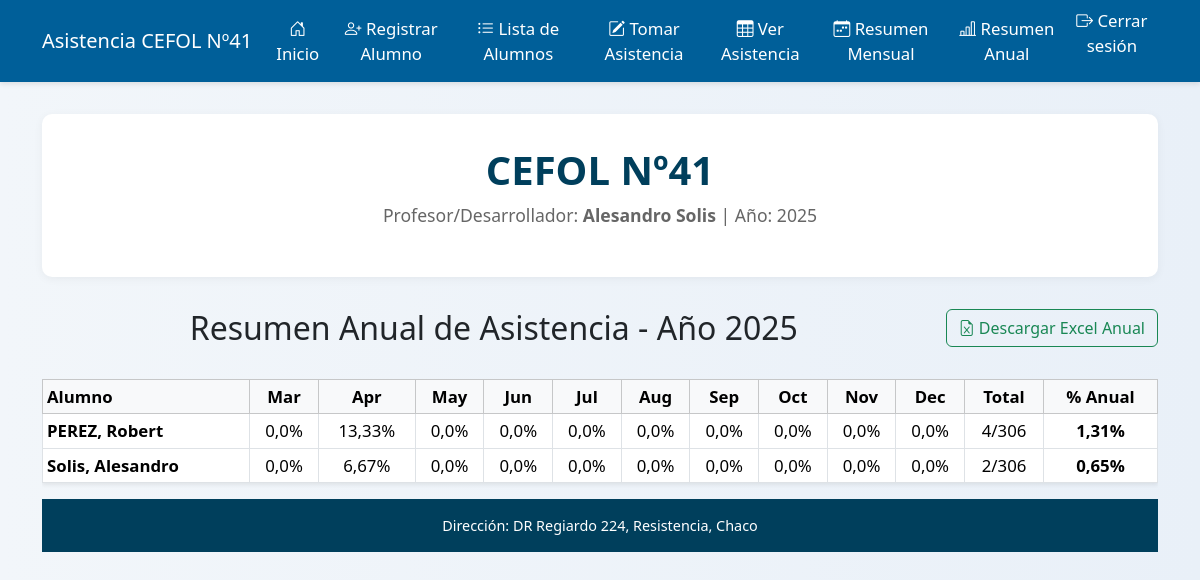
/asistencia/resumen/2025/ (signed in), run on an earlier commit of the app's database.
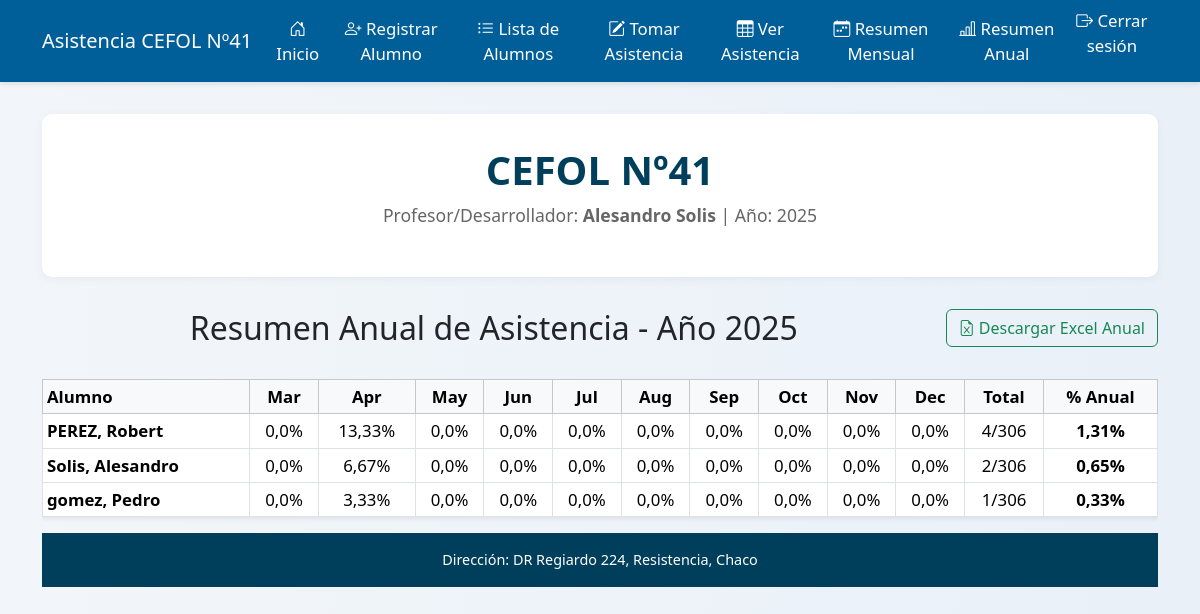
And on a later commit of the database.
### control/models.py (models this page shows)
class Alumno(models.Model):
    usuario = models.ForeignKey(User, on_delete=models.CASCADE)  # 🔐 Nuevo campo
    nombre = models.CharField(max_length=100)
    apellido = models.CharField(max_length=100)
    def __str__(self):
        return f"{self.apellido}, {self.nombre}"

### control/views.py (the view)
# urls.py: path('asistencia/resumen/<int:anio>/', views.resumen_anual, name='resumen_anual'),
@login_required
def resumen_anual(request, anio=None):
    if not anio:
        anio = date.today().year
    alumnos = Alumno.objects.filter(usuario=request.user)
    meses = range(3, 13)
    resumen = []
    for alumno in alumnos:
        total_presente = 0
        total_dias = 0
        detalle = []
        for mes in meses:
            dias_mes = calendar.monthrange(anio, mes)[1]
            fechas_mes = [date(anio, mes, d) for d in range(1, dias_mes + 1)]
            asistencias = Asistencia.objects.filter(alumno=alumno, fecha__month=mes, fecha__year=anio)
            presente_mes = sum(1 for a in asistencias if a.presente)
            total_presente += presente_mes
            total_dias += len(fechas_mes)
            porcentaje_mes = round((presente_mes / len(fechas_mes)) * 100, 2)
            detalle.append({
                'mes': calendar.month_abbr[mes],
                'presentes': presente_mes,
                'total': len(fechas_mes),
                'porcentaje': porcentaje_mes
            })
        porcentaje_anual = round((total_presente / total_dias) * 100, 2) if total_dias else 0
        resumen.append({
            'alumno': alumno,
            'detalle': detalle,
            'total_presente': total_presente,
            'total_dias': total_dias,
            'porcentaje_anual': porcentaje_anual
        })
    return render(request, 'control/resumen_anual.html', {
        'resumen': resumen,
        'anio': anio,
    })

### control/templates/control/resumen_anual.html
{% extends 'control/base.html' %}
{% block content %}
<div class="d-flex flex-wrap justify-content-between align-items-center mb-4">
    <h2 class="text-center flex-fill">Resumen Anual de Asistencia - Año {{ anio }}</h2>
    <div class="d-flex justify-content-end mb-2">
        <a href="{% url 'descargar_asistencia_anual' anio %}" class="btn btn-outline-success">
            <i class="bi bi-file-earmark-excel"></i> Descargar Excel Anual
        </a>
    </div>
</div>
<div class="table-responsive">
    <table class="table table-bordered table-sm text-center shadow-sm">
        <thead class="table-light">
            <tr>
                <th class="text-start">Alumno</th>
                {% for m in resumen.0.detalle %}
                    <th>{{ m.mes }}</th>
                {% endfor %}
                <th>Total</th>
                <th>% Anual</th>
            </tr>
        </thead>
        <tbody>
            {% for r in resumen %}
            <tr>
                <td class="text-start fw-semibold">{{ r.alumno }}</td>
                {% for d in r.detalle %}
                    <td>{{ d.porcentaje }}%</td>
                {% endfor %}
                <td>{{ r.total_presente }}/{{ r.total_dias }}</td>
                <td class="fw-bold">{{ r.porcentaje_anual }}%</td>
            </tr>
            {% endfor %}
        </tbody>
    </table>
</div>
{% endblock %}

### control/templates/control/base.html (shortened to what this page needs)
<!DOCTYPE html>
<html lang="es">
<head>
    <link href="https://cdn.jsdelivr.net/npm/bootstrap@5.3.2/dist/css/bootstrap.min.css" rel="stylesheet">
    <link href="https://cdn.jsdelivr.net/npm/bootstrap-icons@1.10.5/font/bootstrap-icons.css" rel="stylesheet">
</head>
<body>
{% if user.is_authenticated %}
<nav class="navbar navbar-expand-lg">
    <div class="container">
      <a class="navbar-brand" href="{% url 'inicio' %}">Asistencia CEFOL Nº41</a>
      <div class="collapse navbar-collapse" id="menuPrincipal">
        <ul class="navbar-nav ms-auto text-center">
          <li class="nav-item"><a class="nav-link" href="{% url 'inicio' %}"><i class="bi bi-house-door"></i> Inicio</a></li>
          <li class="nav-item"><a class="nav-link" href="{% url 'registrar_alumno' %}"><i class="bi bi-person-plus"></i> Registrar Alumno</a></li>
          <li class="nav-item"><a class="nav-link" href="{% url 'lista_alumnos' %}"><i class="bi bi-list-ul"></i> Lista de Alumnos</a></li>
          <li class="nav-item"><a class="nav-link" href="{% url 'tomar_asistencia' %}"><i class="bi bi-pencil-square"></i> Tomar Asistencia</a></li>
          <li class="nav-item"><a class="nav-link" href="{% url 'ver_asistencia' %}"><i class="bi bi-table"></i> Ver Asistencia</a></li>
          <li class="nav-item"><a class="nav-link" href="{% url 'asistencia_por_mes' mes=3 anio=2025 %}"><i class="bi bi-calendar-week"></i> Resumen Mensual</a></li>
          <li class="nav-item"><a class="nav-link" href="{% url 'resumen_anual' anio=2025 %}"><i class="bi bi-bar-chart-line"></i> Resumen Anual</a></li>
          <li class="nav-item">
              <form method="post" action="{% url 'logout' %}">
                <button type="submit" class="nav-link btn btn-link text-warning p-0" style="text-decoration: none;">
                    <i class="bi bi-box-arrow-right"></i> Cerrar sesión
                </button>
              </form>
          </li>
        </ul>
      </div>
    </div>
</nav>
<div class="container">
    <header>
        <h1>CEFOL Nº41</h1>
        <p>Profesor/Desarrollador: <strong>Alesandro Solis</strong> | Año: 2025</p>
    </header>
{% endif %}
{% block content %}
{% endblock %}
<footer>
    Dirección: DR Regiardo 224, Resistencia, Chaco
</footer>
</body>
</html>

### control/templates/control/base.html (style rules this page uses)
body { background: linear-gradient(to right, #f2f6fa, #e9f0f8); min-height: 100vh; display: flex; flex-direction: column; font-size: 1.05rem; }
.navbar { background-color: #005f99; box-shadow: 0 2px 5px rgba(0, 0, 0, 0.1); }
.navbar .navbar-brand, .navbar .nav-link { color: #ffffff !important; font-weight: 500; }
header { background-color: #ffffff; padding: 2rem; border-radius: 10px; margin: 2rem auto; text-align: center; box-shadow: 0 2px 10px rgba(0, 0, 0, 0.05); }
header h1 { color: #003f5c; font-weight: 700; }
header p { color: #666; font-size: 1.1rem; }
.container { flex: 1; }
footer { background-color: #003f5c; color: white; text-align: center; padding: 1rem; font-size: 0.9rem; }

What changed in the data, as far as the page shows it:
added Alumno: alumno "gomez, Pedro", porcentaje "0,0" "3,33" "0,0" "0,0" "0,0" "0,0" "0,0" "0,0" "0,0" "0,0", total_presente "1", total_dias "306", porcentaje_anual "0,33"
